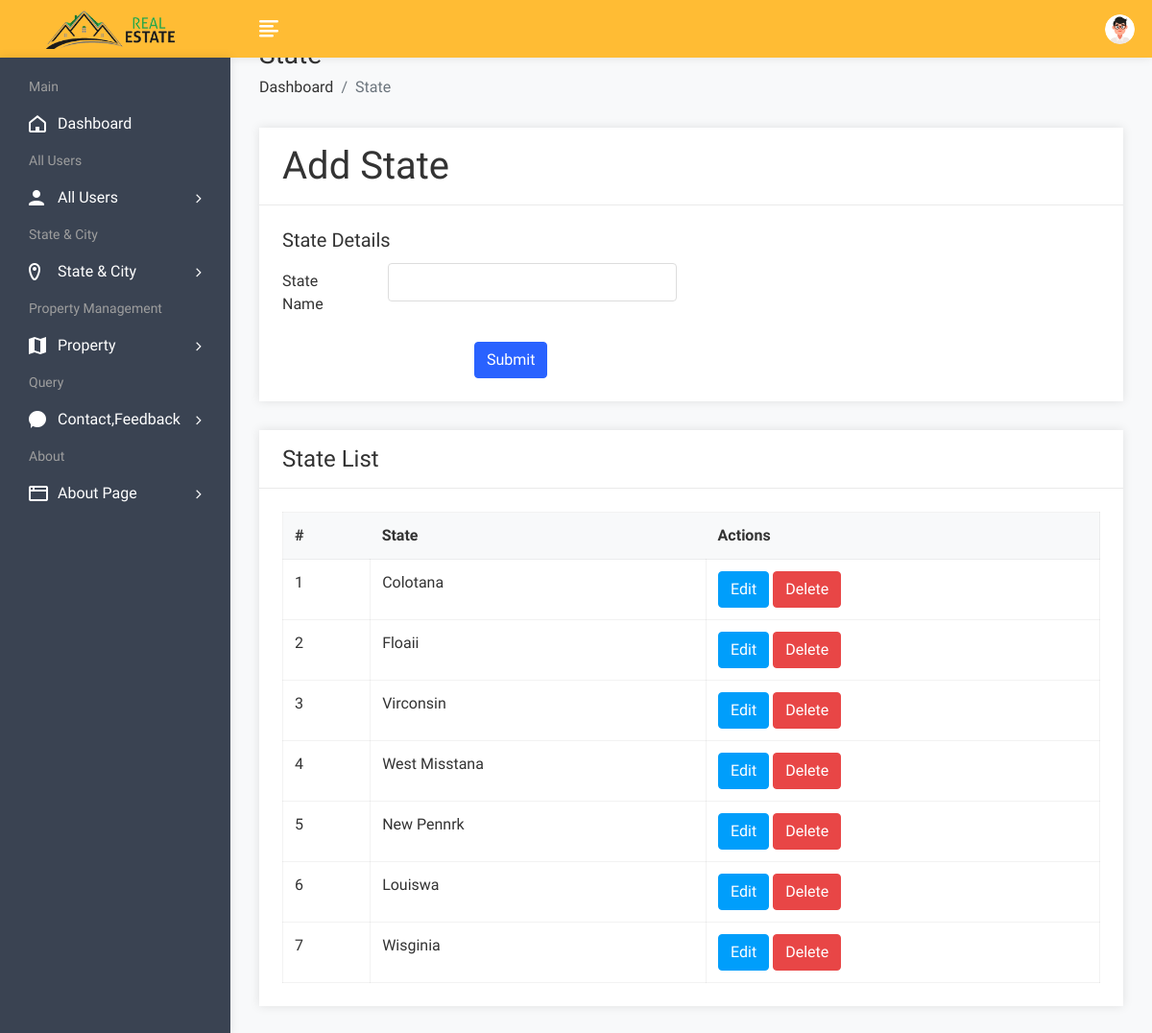
The page /admin/stateadd.php (signed in) on the database its author committed.
### tables this page shows
CREATE TABLE `state` (
  `sid` int(50) NOT NULL,
  `sname` varchar(100) NOT NULL
);

### admin/stateadd.php (the view, shortened to what this page needs)
<!DOCTYPE html>
<html lang="en">
<head>
        <link rel="stylesheet" href="assets/css/bootstrap.min.css">
        <link rel="stylesheet" href="assets/css/font-awesome.min.css">
        <link rel="stylesheet" href="assets/css/feathericon.min.css">
		<link rel="stylesheet" href="assets/plugins/datatables/dataTables.bootstrap4.min.css">
		<link rel="stylesheet" href="assets/plugins/datatables/responsive.bootstrap4.min.css">
		<link rel="stylesheet" href="assets/plugins/datatables/select.bootstrap4.min.css">
		<link rel="stylesheet" href="assets/plugins/datatables/buttons.bootstrap4.min.css">
        <link rel="stylesheet" href="assets/css/style.css">
    </head>
    <body>
			<?php include("header.php");?>
            <div class="page-wrapper">
                <div class="content container-fluid">
					<div class="page-header">
						<div class="row">
							<div class="col">
								<h3 class="page-title">State</h3>
								<ul class="breadcrumb">
									<li class="breadcrumb-item"><a href="dashboard.php">Dashboard</a></li>
									<li class="breadcrumb-item active">State</li>
								</ul>
							</div>
						</div>
					</div>
					<div class="row">
						<div class="col-md-12">
							<div class="card">
								<div class="card-header">
									<h1 class="card-title">Add State</h1>
								</div>
								<form method="post" id="insert product" enctype="multipart/form-data">
									<div class="card-body">
											<div class="row">
												<div class="col-xl-6">
													<h5 class="card-title">State Details</h5>
													<div class="form-group row">
														<label class="col-lg-3 col-form-label">State Name</label>
														<div class="col-lg-9">
															<input type="text" class="form-control" name="state">
														</div>
													</div>
												</div>
											</div>
											<div class="text-left">
												<input type="submit" class="btn btn-primary"  value="Submit" name="insert" style="margin-left:200px;">
											</div>
									</div>
								</form>
							</div>
						</div>
					</div>
				<div class="row">
						<div class="col-sm-12">
							<div class="card">
								<div class="card-header">
									<h4 class="card-title">State List</h4>
								</div>
								<div class="card-body">
									<table id="basic-datatable " class="table table-bordered table-hover">
                                            <thead>
                                                <tr>
                                                    <th>#</th>
                                                    <th>State</th>
													<th>Actions</th>
                                                </tr>
                                            </thead>
                                            <tbody>
											<?php
												$query=mysqli_query($con,"select * from state");
												$cnt=1;
												while($row=mysqli_fetch_row($query))
													{
											?>
                                                <tr>
                                                    <td><?php echo $cnt; ?></td>
                                                    <td><?php echo $row['1']; ?></td>
													<td><a href="stateedit.php?id=<?php echo $row['0']; ?>"><button class="btn btn-info">Edit</button></a>
                                                    <a href="statedelete.php?id=<?php echo $row['0']; ?>"><button class="btn btn-danger">Delete</button></a></td>
                                                </tr>
                                                <?php $cnt=$cnt+1; } ?>
                                            </tbody>
                                        </table>
								</div>
							</div>
						</div>
					</div>
				</div>
			</div>
    </body>
</html>

### rows shown on the page
state: sname "Colotana"
state: sname "Floaii"
state: sname "Virconsin"
state: sname "West Misstana"
state: sname "New Pennrk"
state: sname "Louiswa"
state: sname "Wisginia"
